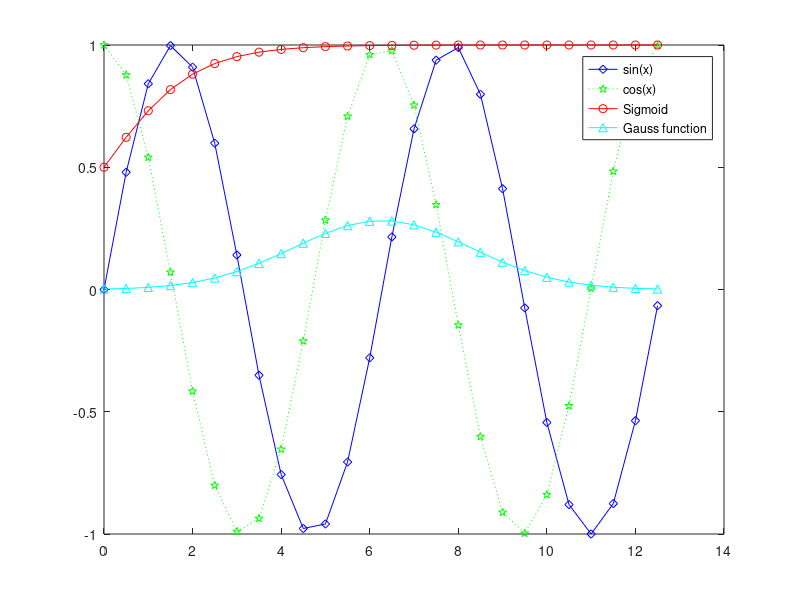

MATLAB code to generate this figure:
x = 0:0.5:4*pi;
y = sin(x);
h = cos(x);
w = 1./(1+exp(-x));
g = (1/(2*pi*2)^0.5).*exp((-1.*(x-2*pi).^2)./(2*2^2));
plot(x,y,'bd-',x,h,'gp:',x,w,'ro-',x,g,'c^-');
% 添加图例
legend('sin(x)','cos(x)','Sigmoid','Gauss function');